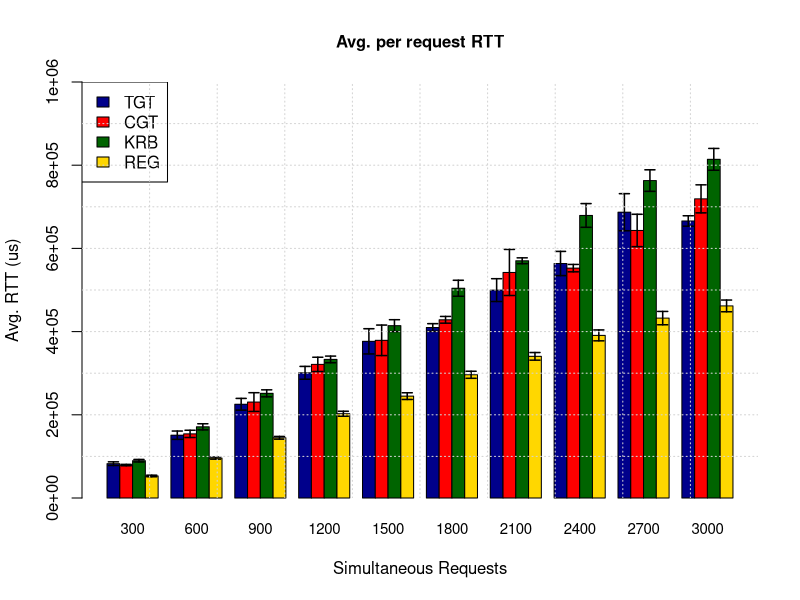

Here is the R script that generated this plot:
errf <- function(array){

    object <- 1.64*sd(array)/sqrt(length(array))

    return(object)
}

tgt = t(read.csv("tgt_rtt.csv", sep=" ", head=F))
tgt = tgt[-nrow(tgt),]
cgt = t(read.csv("cgt_rtt.csv", sep=" ", head=F))
cgt = cgt[-nrow(cgt),]
krb = t(read.csv("krb_rtt.csv", sep=" ", head=F))
krb = krb[-nrow(krb),]
reg = t(read.csv("reg_rtt.csv", sep=" ", head=F))
reg = reg[-nrow(reg),]

TGT = colMeans(tgt)
CGT = colMeans(cgt)
KRB = colMeans(krb)
REG = colMeans(reg)

errTGT = apply(tgt,2,errf)
errCGT = apply(cgt,2,errf)
errKRB = apply(krb,2,errf)
errREG = apply(reg,2,errf)

degrees = seq(from=300, to=3000, by=300)

#print(TGT)
#print(CGT)
#print(KRB)
#print(REG)

print(errTGT)
print(errCGT)
print(errKRB)
print(errREG)

means = c(rbind(TGT, CGT, KRB, REG))
errs = c(rbind(errTGT, errCGT, errKRB, errREG))

data = data.frame(rbind(TGT, CGT, KRB, REG))

pdf("bar.pdf")

barCenters <- barplot(as.matrix(data), main="Avg. per request RTT",
  xlab="Simultaneous Requests", col=c("darkblue","red","darkgreen","gold"),
  beside = TRUE,
  names.arg=degrees,
  ylab = "Avg. RTT (us)",
  ylim =c(0,1000000),
  cex.lab=1, cex.axis=1, cex.main=1, cex.sub=1, cex.names=0.9
)

arrows(barCenters, means - errs, barCenters,
       means + errs, lwd = 1.5, angle = 90,
       code = 3, length = 0.05)

legend("topleft", c("TGT", "CGT", "KRB", "REG"), fill = c("darkblue","red","darkgreen","gold"))
grid(10,10)
dev.off()
